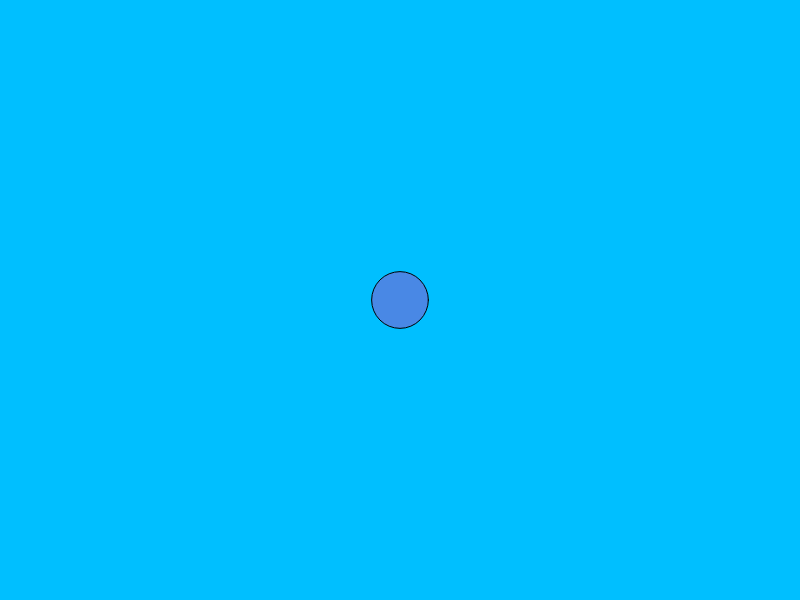
Frame 1 (no input)
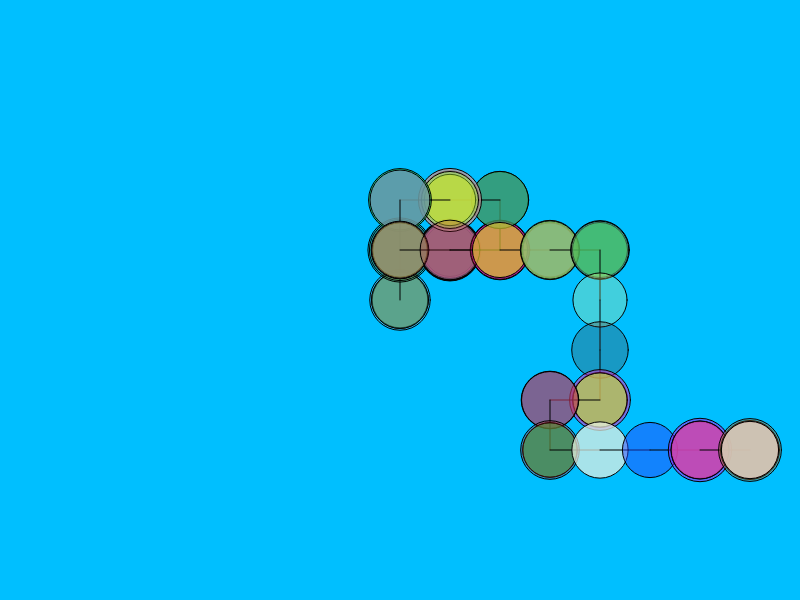
Frame 60 (no input)
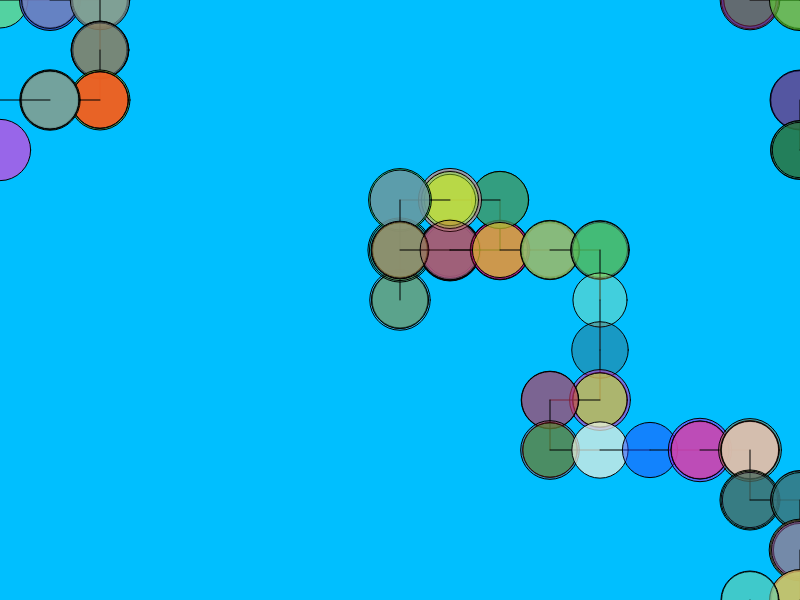
Frame 120 (the mouse pressed at the canvas centre since frame 60)

The p5.js sketch that drew these frames (run headless with seeded random() and noise() and a simulated clock; from frame 60 on, the mouse is pressed at the canvas centre):

// p5.js sketch
// ── sketch.js
//MIDTERM #3 - TURTLE/LINDENMEYER
// TURTLE STUFF:
var x, y; // the current position of the turtle
var currentangle = 0; // which way the turtle is pointing
var step = 50; // how much the turtle moves with each 'F'
var angle = 90; // how much the turtle turns with a '-' or '+'

triangle = [30, 75, 58, 20, 86, 75];

// LINDENMAYER STUFF (L-SYSTEMS)
var thestring = 'A'; // "axiom" or start of the string
var numloops = 5; // how many iterations of the L-system to pre-compute
var therules = []; // array for rules
therules[0] = ['A', '-BF+AFA-A-+A+FB-']; // first rule
therules[1] = ['B', '+AF-F-BFFFB+-FA+']; // second rule


var whereinstring = 0; // where in the L-system are we drawing right now?

// THIS RUNS WHEN WE HIT GO
function setup()
{
  createCanvas(800, 600); // this is the size of the window
  background(0, 191, 255); // background to white
  stroke(0, 0, 0, 255); // draw in black
  
  // start the x and y position at lower-left corner
  x = width/2;
  y = height/2;
  
  // COMPUTE THE L-SYSTEM
  for(var i = 0;i<numloops;i++) {
    thestring = lindenmayer(thestring); // do the stuff to make the string
  }
  console.log(thestring); // comment this out if it's slowing you down
  
}

// DO THIS EVERY FRAME
function draw()
{
  
  // draw the current character in the string:
  drawIt(thestring.charAt(whereinstring)); 
  
  // increment the point for where we're reading the string.
  // wrap around at the end.
  whereinstring++;
  if(whereinstring>thestring.length-1) whereinstring = 0;

}

// interpret an L-system
function lindenmayer(s)
{
  var outputstring = ''; // start a blank output string
  
  // go through the string, doing rewriting as we go
  
  // iterate through 'therules' looking for symbol matches:
  for(var i=0;i<s.length;i++) // every symbol in 's'
  {
    var ismatch = 0; // by default, no match
    for(var j = 0;j<therules.length;j++) // every rule in 'therules'
    {
      if(s.charAt(i)==therules[j][0]) // MATCH!
      {
        outputstring+=therules[j][1]; // write substitution
        ismatch = 1; // we have a match, so don't copy over symbol
        break; // get outta this for() loop
      }
    }
    // if nothing matches in 'therules' array, just copy the symbol over.
    if(ismatch===0) outputstring+= s.charAt(i); 
  }
  
  return(outputstring); // send out the modified string
}

// this is a custom function that draws turtle commands
function drawIt(k)
{
  if(k=='F') // draw forward
  {
    // polar to cartesian transformation based on step and currentangle:
    var x1 = x + step*cos(radians(currentangle));
    var y1 = y + step*sin(radians(currentangle));
    line(x, y, x1, y1); // connect the old and the new
    // update the turtle's position:
    x = x1;
    y = y1;
  }
  else if(k=='+')
  {
   currentangle+=angle; // turn left
  }
  else if(k=='-')
  {
   currentangle-=angle; // turn right   
  }
   
  // DRAW EVERYTHING:

  // give me some random color values:
  var r = random(0, 255);
  var g = random(0, 255);
  var b = random(0, 255);
  var a = random(50, 200);

  // pick a gaussian (D&D) distribution for the radius:
  var radius = 0;
  radius+= random(0, 15);
  radius+= random(0, 15);
  radius+= random(0, 15);
  radius = radius/3;
  
  if (x>width) x=0;
  if (y>height) y=0;
  if(x<0) x= width;
  if(y<0) y= height;
  
  // draw the stuff:
  fill(r, g, b, a); // interior fill color
  ellipse(x, y, radius+50, radius+50); // circle that chases the mouse
   //rect()
}
